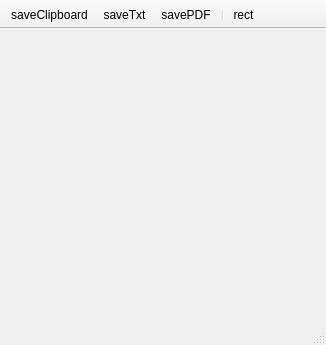
<?xml version="1.0" encoding="UTF-8"?>
<ui version="4.0">
 <class>Box_lineout</class>
 <widget class="QMainWindow" name="Box_lineout">
  <property name="geometry">
   <rect>
    <x>0</x>
    <y>0</y>
    <width>326</width>
    <height>345</height>
   </rect>
  </property>
  <property name="windowTitle">
   <string>MainWindow</string>
  </property>
  <property name="iconSize">
   <size>
    <width>20</width>
    <height>20</height>
   </size>
  </property>
  <property name="unifiedTitleAndToolBarOnMac">
   <bool>true</bool>
  </property>
  <widget class="QWidget" name="centralwidget">
   <layout class="QGridLayout" name="gridLayout">
    <property name="leftMargin">
     <number>0</number>
    </property>
    <property name="topMargin">
     <number>0</number>
    </property>
    <property name="rightMargin">
     <number>0</number>
    </property>
    <property name="bottomMargin">
     <number>0</number>
    </property>
    <item row="0" column="0">
     <widget class="nCustomDoublePlot" name="plot" native="true"/>
    </item>
   </layout>
  </widget>
  <widget class="QToolBar" name="toolBar">
   <property name="windowTitle">
    <string>toolBar</string>
   </property>
   <property name="movable">
    <bool>false</bool>
   </property>
   <property name="floatable">
    <bool>false</bool>
   </property>
   <attribute name="toolBarArea">
    <enum>TopToolBarArea</enum>
   </attribute>
   <attribute name="toolBarBreak">
    <bool>false</bool>
   </attribute>
   <addaction name="actionSaveClipboard"/>
   <addaction name="actionSaveTxt"/>
   <addaction name="actionSavePDF"/>
   <addaction name="separator"/>
   <addaction name="actionRect"/>
  </widget>
  <widget class="QStatusBar" name="statusBar">
   <property name="font">
    <font>
     <pointsize>10</pointsize>
    </font>
   </property>
  </widget>
  <action name="actionSaveClipboard">
   <property name="icon">
    <iconset>
     <normaloff>:icons//saveClipboard.png</normaloff>:icons//saveClipboard.png</iconset>
   </property>
   <property name="text">
    <string>saveClipboard</string>
   </property>
   <property name="toolTip">
    <string>Copy to Clipboard</string>
   </property>
  </action>
  <action name="actionSaveTxt">
   <property name="icon">
    <iconset>
     <normaloff>:icons//saveTxt.png</normaloff>:icons//saveTxt.png</iconset>
   </property>
   <property name="text">
    <string>saveTxt</string>
   </property>
   <property name="toolTip">
    <string>Export TXT</string>
   </property>
  </action>
  <action name="actionSavePDF">
   <property name="icon">
    <iconset>
     <normaloff>:icons//savePDF.png</normaloff>:icons//savePDF.png</iconset>
   </property>
   <property name="text">
    <string>savePDF</string>
   </property>
   <property name="toolTip">
    <string>Export PDF or SVG</string>
   </property>
  </action>
  <action name="actionRect">
   <property name="icon">
    <iconset>
     <normaloff>:icons//rect.png</normaloff>:icons//rect.png</iconset>
   </property>
   <property name="text">
    <string>rect</string>
   </property>
   <property name="toolTip">
    <string>Show Region</string>
   </property>
  </action>
 </widget>
 <customwidgets>
  <customwidget>
   <class>nCustomDoublePlot</class>
   <extends>QWidget</extends>
   <header>nCustomPlots.h</header>
   <container>1</container>
  </customwidget>
 </customwidgets>
 <resources/>
 <connections/>
</ui>
